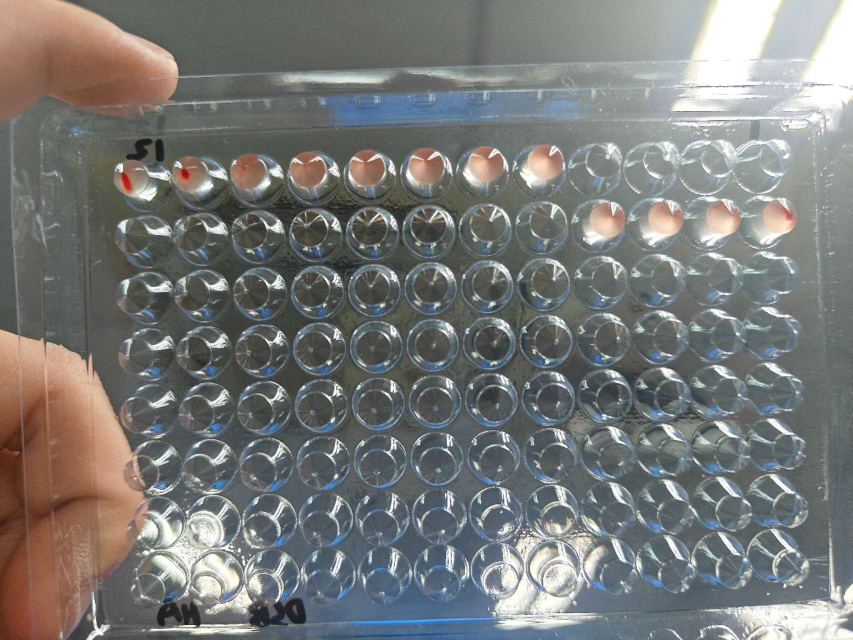
#> input picture 动物传染病学/HA.jpg, 1706 x 1280 px (shown at 1/2 size); its folder holds 5 pictures in this run
$ python create_final_report.py
#> lines starting #> are read from the running program, lines starting #| are printed output that depends on the picture
import matplotlib as mpl
import matplotlib.pyplot as plt
import matplotlib.image as mpimg
import numpy as np

# [nature-figure] Final Polish
mpl.rcParams.update({
    "font.family": "sans-serif",
    "font.sans-serif": ["Arial", "Helvetica", "DejaVu Sans", "sans-serif"],
    "svg.fonttype": "none",
    "pdf.fonttype": 42,
    "font.size": 8.5,
})

def save_pub_py(fig, filename, dpi=600):
    fig.savefig(f"{filename}.svg", bbox_inches="tight")
    fig.savefig(f"{filename}.pdf", bbox_inches="tight")
    fig.savefig(f"{filename}.png", dpi=dpi, bbox_inches="tight")
    print(f"Final polished report saved as {filename}.svg/pdf/png")

# 1. Load and Flip Images
ha_img = mpimg.imread('HA.jpg')
#> ha_img is the input picture: shape (1280, 1706, 3); mean R, G, B 120.4, 121.6, 119.9
hi_img = mpimg.imread('HI.jpg')
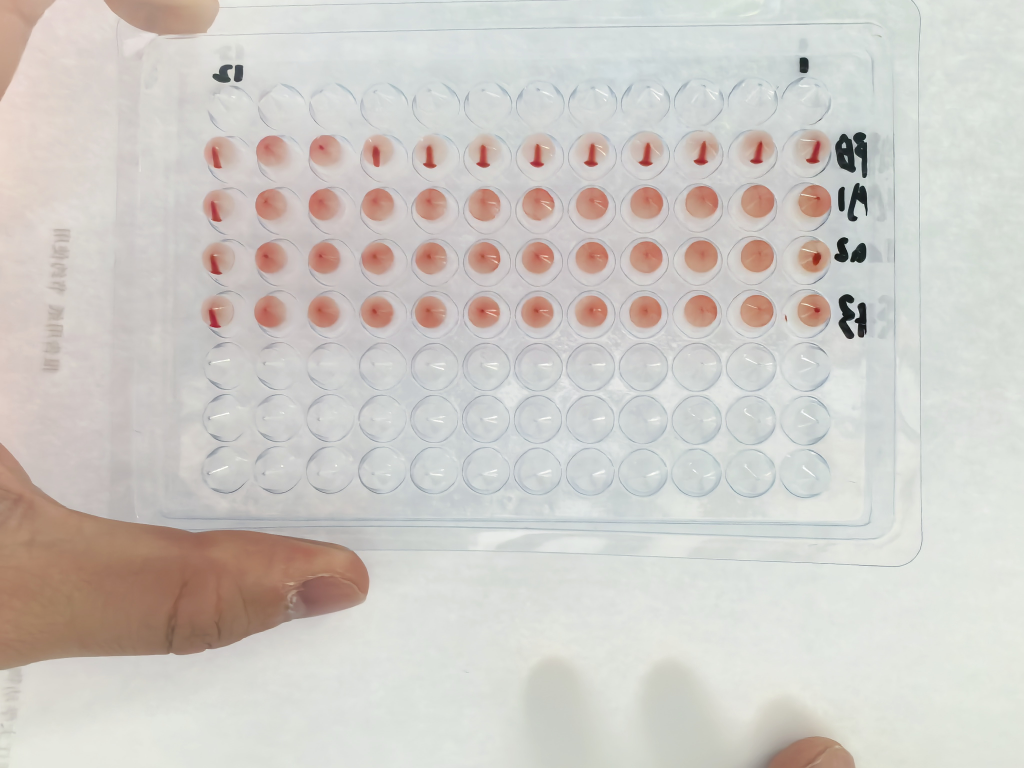
#> input picture 动物传染病学/HI.jpg, 4096 x 3072 px (shown at 1/4 size)
#> hi_img is the input picture: shape (3072, 4096, 3); mean R, G, B 207.1, 203.2, 198.1
ha_img_flipped = np.fliplr(ha_img)
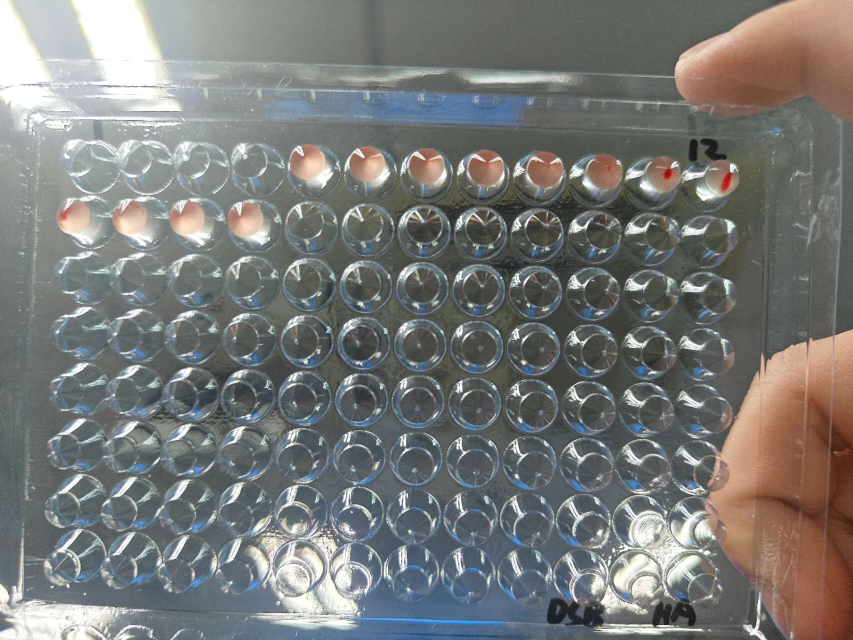
#> ha_img_flipped: shape (1280, 1706, 3) (shown at 1/2 size); mean R, G, B 120.4, 121.6, 119.9
hi_img_flipped = np.fliplr(hi_img)
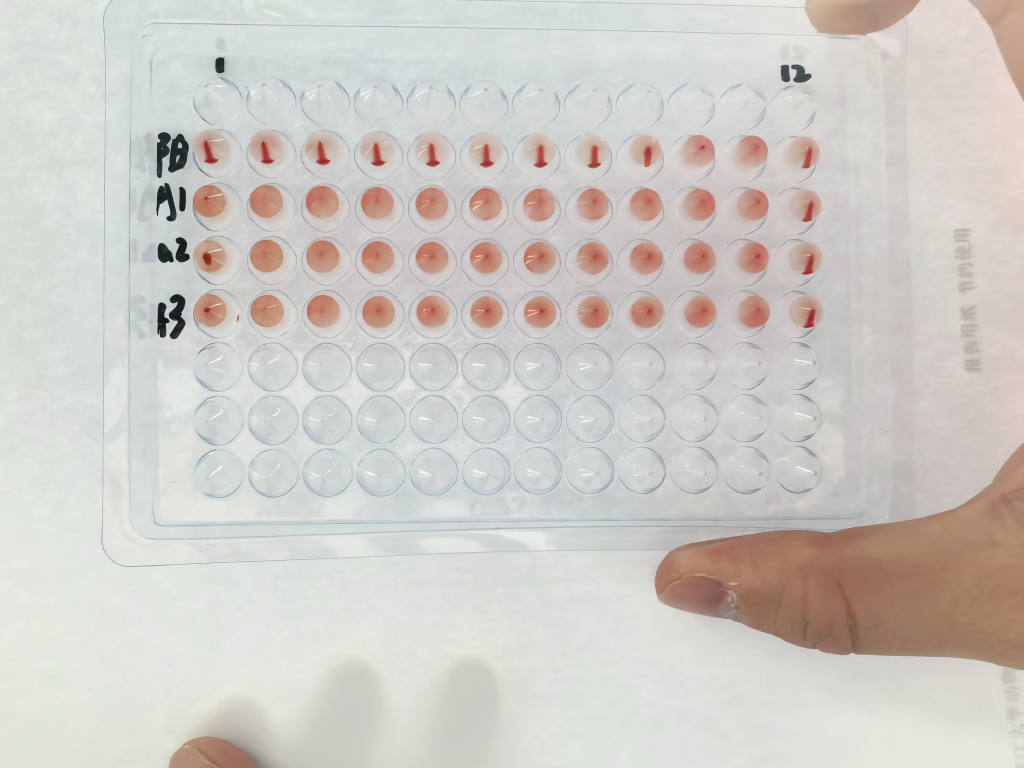
#> hi_img_flipped: shape (3072, 4096, 3) (shown at 1/4 size); mean R, G, B 207.1, 203.2, 198.1

# 2. Setup Figure Layout
fig = plt.figure(figsize=(11, 8))
gs = fig.add_gridspec(2, 2, height_ratios=[1, 0.45], hspace=0.3, wspace=0.1)

# --- Panel (a): HA Plate ---
ax1 = fig.add_subplot(gs[0, 0])
ax1.imshow(ha_img_flipped)
ax1.set_axis_off()
ax1.set_title('a  Virus HA Assay (Well 1-12)', loc='left', fontweight='bold', pad=15)
for i in range(12):
    ax1.text(ha_img_flipped.shape[1] * (i + 0.5) / 12, -30, str(i+1),
             ha='center', fontsize=7, color='#E64B35', fontweight='bold')

# --- Panel (b): HI Plate ---
ax2 = fig.add_subplot(gs[0, 1])
ax2.imshow(hi_img_flipped)
ax2.set_axis_off()
ax2.set_title('b  Serum HI Assay (PB, A1-A3)', loc='left', fontweight='bold', pad=15)
rows = ["PB", "A1", "A2", "A3"]
for i, label in enumerate(rows):
    ax2.text(-50, hi_img_flipped.shape[0] * (i + 1.2) / 6.5, label,
             va='center', ha='right', fontsize=9, fontweight='bold', color='#4DBBD5')

# --- Panel (c): Results Table ---
ax3 = fig.add_subplot(gs[1, :])
ax3.set_axis_off()
ax3.text(0.0, 0.95, 'c  Summary of Quantified Experimental Data', fontweight='bold', fontsize=10)

# Table Data
table_data = [
    ["Assay Type", "Sample Group", "Observation Description", "Titer ($log_2$)"],
    ["HA (Virus)", "Standard Ag", "Complete agglutination observed up to Well 9", "9"],
    ["HI (Serum)", "Positive Blood (PB)", "Complete inhibition observed up to Well 11", "11"],
    ["HI (Serum)", "Group A1", "Complete inhibition observed up to Well 10", "10"],
    ["HI (Serum)", "Group A2", "Complete inhibition observed up to Well 7", "7"],
    ["HI (Serum)", "Group A3", "Complete inhibition observed up to Well 9", "9"]
]

# Set explicit column widths to prevent text cutoff
# The third column is much wider now (0.45)
col_widths = [0.15, 0.20, 0.50, 0.15]

the_table = ax3.table(cellText=table_data, loc='center', cellLoc='center',
                      bbox=[0.0, 0.05, 1.0, 0.85], colWidths=col_widths)
the_table.auto_set_font_size(False)
the_table.set_fontsize(8.5)

# Formatting
for (row, col), cell in the_table.get_celld().items():
    if row == 0:
        cell.set_text_props(fontweight='bold', color='#333333')
        cell.set_facecolor('#F2F2F2')
    else:
        cell.set_edgecolor('#CCCCCC')
        cell.set_linewidth(0.5)

plt.subplots_adjust(top=0.9, bottom=0.08, left=0.05, right=0.95)

save_pub_py(fig, "HI_HA_Final_Report")
#> in save_pub_py, `fig.savefig(f"{filename}.svg", bbox_inches="tight")`:
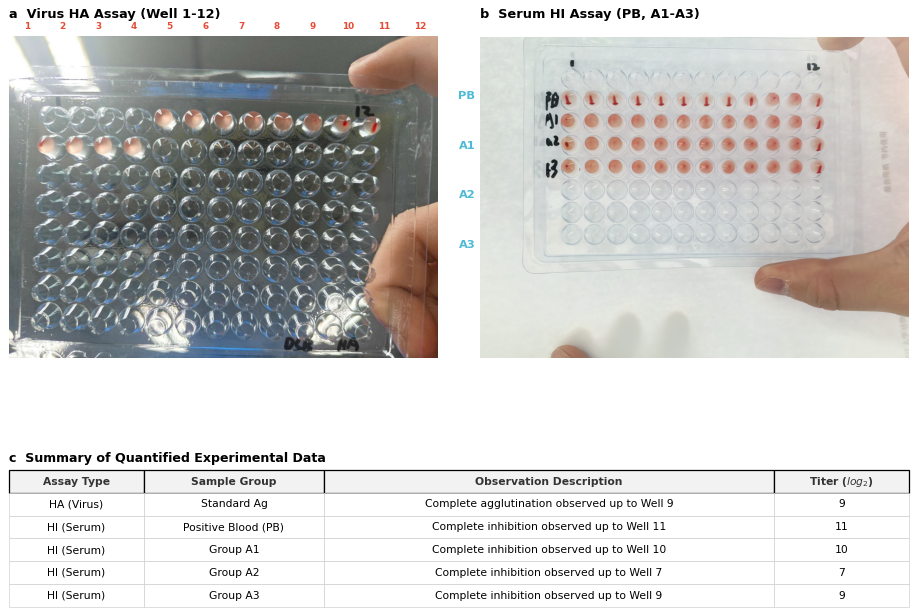
#> figure drawn by matplotlib, 2 panels
plt.close(fig)
